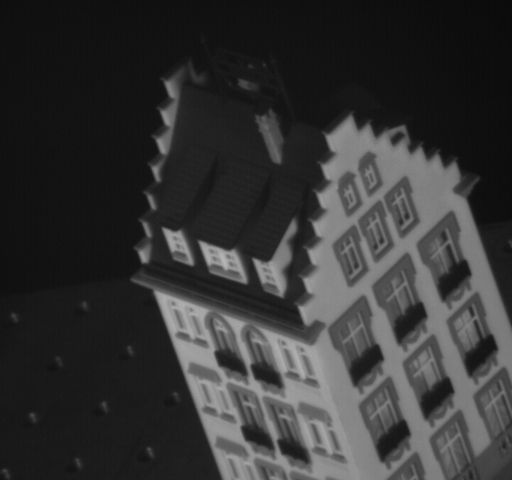
#> input picture Assignment5_AffineFactorizationAndBinocularStereo/Part1_AffineFactorization/factorization_data/frame00000001.jpg, 512 x 480 px; its folder holds only this picture in this run
$ python Liu_Yiyang_a5_p1.py
#> lines starting #> are read from the running program, lines starting #| are printed output that depends on the picture
import numpy as np
import matplotlib.pyplot as plt
from mpl_toolkits.mplot3d import Axes3D
from scipy.linalg import cholesky
from scipy.optimize import minimize
import matplotlib.image as mpimg

data_matrix = np.loadtxt("factorization_data/measurement_matrix.txt")
print("data matrix shape (2M x N): ", data_matrix.shape)

# # Split the data matrix into x and y coordinates


print("------------------------normalizing the data point (2D space)------------------------")

mean_points = np.mean(data_matrix, axis=1)
print("mean point shape: ", mean_points.shape)
normalized_data = data_matrix - mean_points[:, np.newaxis]
print("normalized data shape: ", normalized_data.shape)

# Apply SVD
U, W, Vt = np.linalg.svd(normalized_data)
print("U shape", U.shape)
print("W shape", W.shape)
print("Vt shape", Vt.shape)
# print(W[:, :3])

U = U[:, :3]  # Take the first three columns of U
W = np.diag(W[:3])
V = Vt[:3, :]  # Take the first three columns of V and transpose
# print(np.sqrt(W))

# Derive structure and motion matrices
motion_matrix = U @ np.sqrt(W)
structure_matrix = np.sqrt(W) @ V

print("------------------------solving for L using gradient------------------------")
# Define the cost function
def cost_function(L_flat, A):
    L = L_flat.reshape((3, 3))
    sum = 0
    for i in range(A.shape[0]):
        ALAT = A[i] @ L @ A[i].T
        sum += 0.5 * np.linalg.norm(ALAT - np.eye(2), 'fro')**2
    sum /= A.shape[0]
    return sum

# Set up constraints for the optimizer
# constraints = ({'type': 'eq', 'fun': lambda L_flat: np.trace(L_flat.reshape((2, 2))) - 1})

# Initial guess for L
initial_guess = np.eye(3).flatten()

A_submatrices = np.stack([motion_matrix[i:i+2, :] for i in range(0, motion_matrix.shape[0], 2)])
print("A_submatrices shape: ", A_submatrices.shape)

# Call the optimizer
# result = minimize(cost_function, initial_guess, args=(motion_matrix,), constraints=constraints)
result = minimize(cost_function, initial_guess, args=(A_submatrices,))

# Recover the optimized L
L_optimized = result.x.reshape((3, 3))
print("optimized L:", L_optimized)
print("check optimized L: ", A_submatrices[32] @ L_optimized @ A_submatrices[32].T)

print("------------------------Recovering Q from L by Cholesky decomposition------------------------")
Q = np.linalg.cholesky(L_optimized)
print("Recovered Q: ", Q)
print("Check Recovered Q: ", Q @ Q.T - L_optimized)

print("------------------------Updating motion_matrix and structure_matrix------------------------")
motion_matrix = motion_matrix @ Q
structure_matrix = np.linalg.inv(Q) @ structure_matrix
# print("updated motion matrix: ", motion_matrix)
# print("updated structure matrix: ", structure_matrix)
print("done")

print("------------------------visualization------------------------")
# Reconstruct 3D points
reconstructed_points = structure_matrix
print("reconstructed_points shape: ", reconstructed_points.shape)
# Display 3D structure
fig = plt.figure("3D Structure of Points")
ax = fig.add_subplot(111, projection='3d')
ax.scatter(reconstructed_points[0, :], reconstructed_points[1, :], reconstructed_points[2, :])
ax.set_xlabel('X')
ax.set_ylabel('Y')
ax.set_zlabel('Z')
ax.set_title('3D Structure')
plt.show()
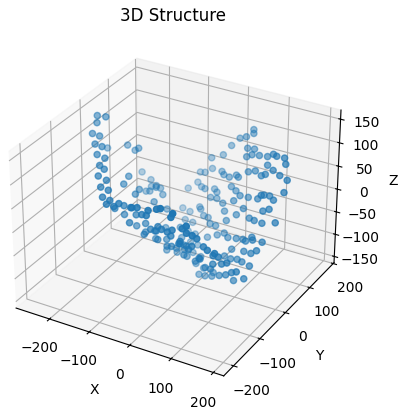
#> figure drawn by matplotlib, 1 panel


# Display three frames with observed and estimated points overlayed
x_coords = normalized_data[::2, :]
y_coords = normalized_data[1::2, :]
observed_points = np.stack((x_coords, y_coords), axis=0)
print("observed_points shape: ", observed_points.shape)
for frame in [0,50,100]:
    # 指定图片路径
    image_path = "factorization_data/frame"+str(frame+1).zfill(8)+'.jpg'

    # 读取图片
    img = mpimg.imread(image_path)
#> img is the input picture: shape (480, 512); min 11, max 183, mean 53.1

    plt.figure(f'Frame {frame + 1}')
    plt.imshow(img)
    plt.scatter(observed_points[0, frame, :]+mean_points[2*frame], observed_points[1, frame, :]+mean_points[2*frame+1], label='Observed', marker='o')
    projected_points = motion_matrix[2*frame:2*frame+2,:] @ reconstructed_points
    plt.scatter(projected_points[0, :]+mean_points[2*frame], projected_points[1, :]+mean_points[2*frame+1], label='Estimated', marker='x')
    plt.xlabel('X')
    plt.ylabel('Y')
    plt.legend()
    plt.title(f'Frame {frame + 1}')
    plt.show()
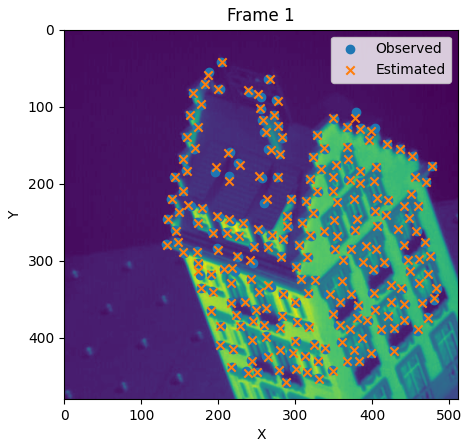
#> figure drawn by matplotlib, 1 panel
#> (the run stopped early here; a loop or call above may not have finished)
